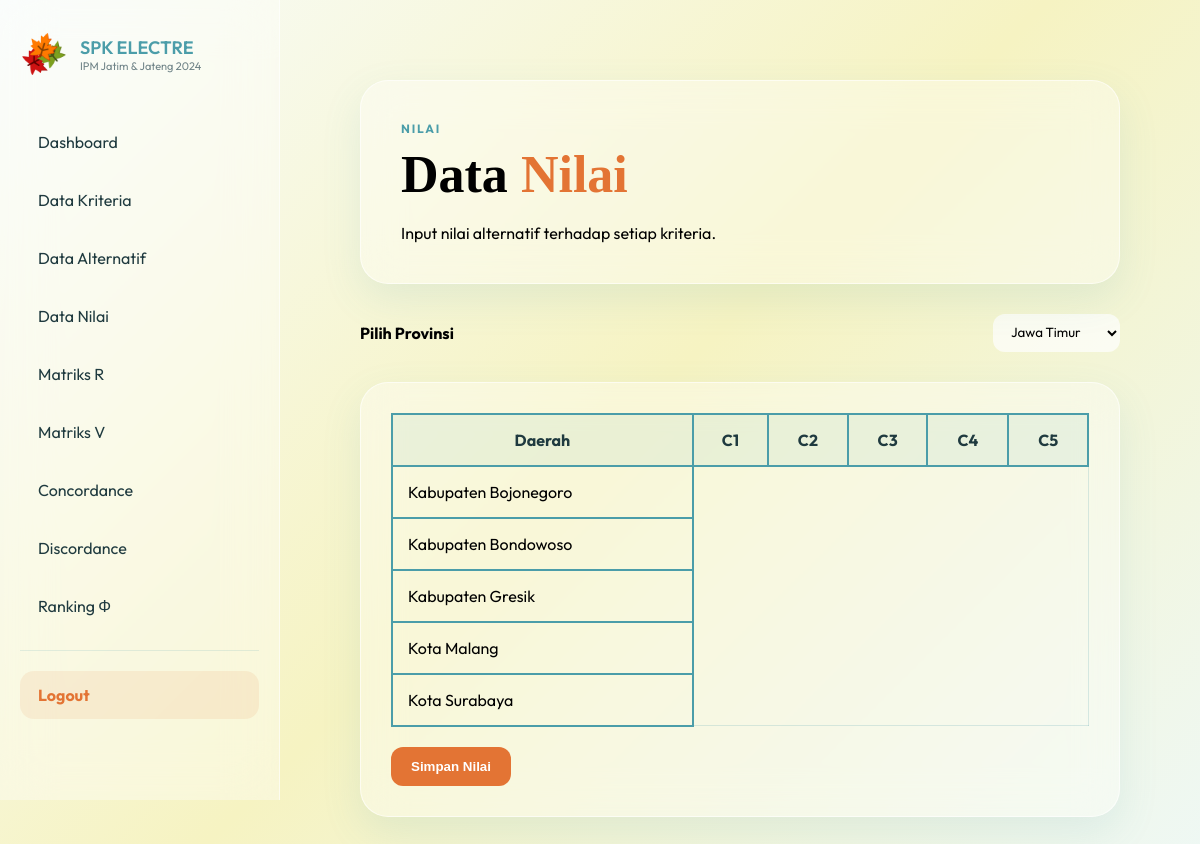
Page /nilai/index-nouse.php (signed in) on the committed database.
### tables this page shows
CREATE TABLE `tbl_kriteria` (
  `id` int(11) NOT NULL,
  `kode` varchar(10) NOT NULL,
  `nama_kriteria` varchar(100) NOT NULL,
  `bobot` decimal(8,4) NOT NULL,
  `tipe` enum('Benefit','Cost') NOT NULL
);

CREATE TABLE `tbl_alternatif` (
  `id` int(11) NOT NULL,
  `nama_daerah` varchar(100) NOT NULL,
  `provinsi` enum('Jawa Timur','Jawa Tengah') NOT NULL
);

### nilai/index-nouse.php (the view, shortened to what this page needs)
<?php
require_once '../config/db.php';
$provinsi = $_GET['provinsi'] ?? 'Jawa Timur';
$alternatif = $conn->query("
    SELECT *
    FROM tbl_alternatif
    WHERE provinsi='$provinsi'
    ORDER BY nama_daerah
");
$kriteria = $conn->query("
    SELECT *
    FROM tbl_kriteria
    ORDER BY kode
");
?>
<!DOCTYPE html>
<html lang="id">
<head>
</head>
<body>
    <div class="wrapper">
        <?php include '../includes/sidebar.php'; ?>
        <main class="content">
            <div class="hero">
                <div class="hero-top">
                    <div>
                        <p class="hero-label">
                            NILAI
                        </p>
                        <h1>
                            Data
                            <span>Nilai</span>
                        </h1>
                        <p class="hero-desc">
                            Input nilai alternatif terhadap setiap kriteria.
                        </p>
                    </div>
                </div>
            </div>
            <div class="action-bar">
                <label><b>Pilih Provinsi</b></label>
                <form method="GET">
                    <select
                        name="provinsi"
                        onchange="this.form.submit()"
                    >
                        <option value="Jawa Timur"
                        <?= $provinsi=='Jawa Timur' ? 'selected' : '' ?>>
                            Jawa Timur
                        </option>
                    </select>
                </form>
            </div>
            <form method="POST">
                <div class="table-card">
                    <table>
                        <thead>
                            <tr>
                                <th>Daerah</th>
                                <?php while($k = $kriteria->fetch_assoc()): ?>
                                    <th><?= $k['kode'] ?></th>
                                <?php endwhile; ?>
                            </tr>
                        </thead>
                        <tbody>
                        <?php while($alt = $alternatif->fetch_assoc()): ?>
                            <tr>
                                <td><?= $alt['nama_daerah'] ?></td>
                            </tr>
                            <?php endwhile; ?>
                        </tbody>
                    </table>
                    <div style="margin-top:20px;">
                        <button type="submit" class="btn-save">
                            Simpan Nilai
                        </button>
                    </div>
                </div>
            </form>
        </main>
    </div>
</body>
</html>

### nilai/index-nouse.php (style rules this page uses)
:root { --teal-light:#91C6BC; --teal-mid:#4B9DA9; --cream:#F6F3C2; --orange:#E37434; --text-dark:#1f3a3f; --text-soft:#6f8387; }
* { margin:0; padding:0; box-sizing:border-box; }
body { font-family:'Outfit',sans-serif; min-height:100vh; background: linear-gradient( 135deg, #f8fcfb 0%, #F6F3C2 50%, #eef8f6 100% ); padding:40px; }
.content { margin-left:280px; padding:40px; min-height:100vh; }
.hero { background:rgba(255,255,255,.35); backdrop-filter:blur(20px); border:1px solid rgba(255,255,255,.6); border-radius:28px; padding:40px; margin-bottom:30px; box-shadow: 0 15px 40px rgba(75,157,169,.12); }
.hero-top { display:flex; justify-content:space-between; gap:30px; align-items:flex-start; }
.hero-label { color:var(--teal-mid); font-size:12px; font-weight:700; letter-spacing:.15em; margin-bottom:12px; }
.hero h1 { font-family:'Cormorant Garamond',serif; font-size:52px; line-height:1.05; max-width:850px; }
.hero h1 span { color:var(--orange); }
.hero-desc { margin-top:20px; max-width:750px; }
.action-bar { display:flex; justify-content:space-between; align-items:center; margin-bottom:20px; }
.btn-save { border:none; background:#E37434; color:#fff; padding:12px 20px; border-radius:12px; cursor:pointer; font-weight:600; }
.action-bar select { padding:10px 14px; border:none; border-radius:12px; background:rgba(255,255,255,.7); font-family:'Outfit',sans-serif; cursor:pointer; }
.table-card { margin-top:30px; background: rgba(255,255,255,.35); backdrop-filter:blur(20px); border: 1px solid rgba(255,255,255,.6); border-radius:28px; padding:30px; box-shadow: 0 15px 40px rgba(75, 157, 169,.12); }
table { width:100%; border-collapse:collapse; border:1px solid rgba(75,157,169,.2); }
th, td { border:2px var(--teal-mid) solid; padding:15px; }
th { background: rgba(145, 198, 188,.15); color: var(--text-dark); text-align:center; }
td { border-top: 1px solid rgba(75, 157, 169,.12); }

### rows in the picture
tbl_kriteria: kode "C1"
tbl_kriteria: kode "C2"
tbl_kriteria: kode "C3"
tbl_kriteria: kode "C4"
tbl_kriteria: kode "C5"
tbl_alternatif: nama_daerah "Kabupaten Bojonegoro"
tbl_alternatif: nama_daerah "Kabupaten Bondowoso"
tbl_alternatif: nama_daerah "Kabupaten Gresik"
tbl_alternatif: nama_daerah "Kota Malang"
tbl_alternatif: nama_daerah "Kota Surabaya"
